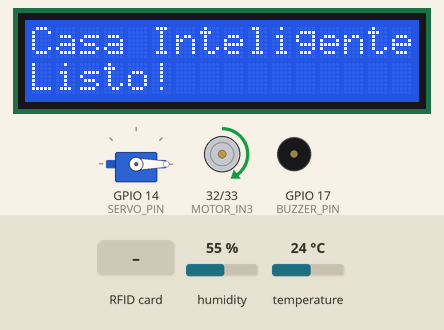
This sketch was run on a simulated ESP32. On the bench: servo, 16×2 character LCD, motor-driver pin pairs drawn as motors (green arrow = first pin HIGH = forward, orange = second pin HIGH = backward, longer = more drive, scaled by the enable pin), buzzer (waves = sounding, pin HIGH). The test bench sets the inputs (shaded band); at power-on: temperature 24 °C, humidity 55 %. WiFi joins after 1.5 s; servers stay silent unless stated; no MQTT or app messages arrive unless stated; what the sketch prints to the serial monitor is not drawn.

Above: at 2.8 s.
2.9 s: RFID card A3 F2 BC 1D held to the reader
At 4.4 s:
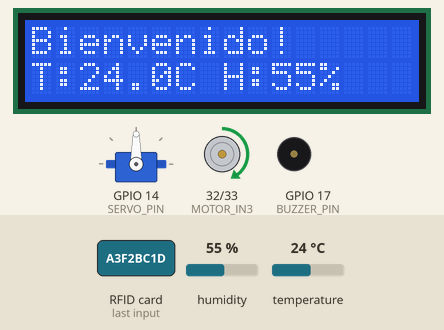
8.9 s: RFID card 5E 7A 19 C4 held to the reader
At 10.1 s:
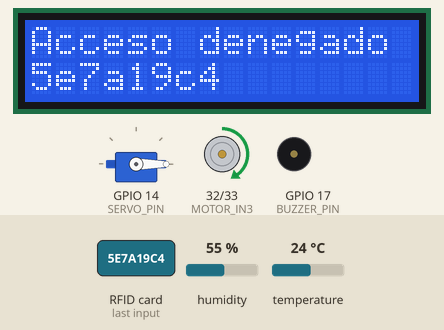
11.0 s: temperature set to 28 °C
At 12.0 s:
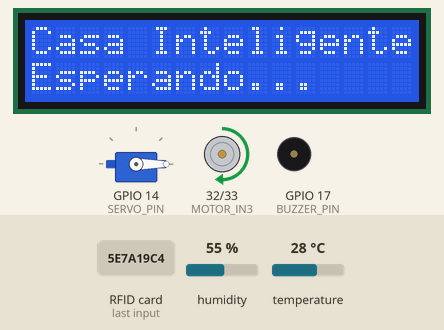
13.1 s: RFID card 73 89 6B A7 held to the reader
At 14.4 s:
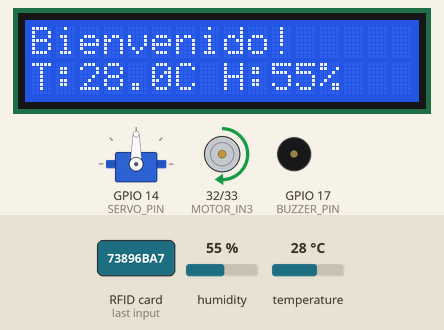
19.1 s: temperature set to 41 °C
At 22.4 s:
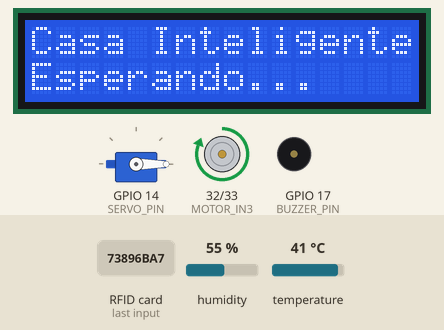
23.1 s: RFID card A3 F2 BC 1D held to the reader
At 24.7 s:
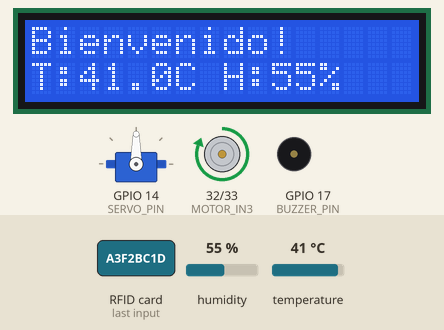
Timing chart, 0 to 28.7 s (numbered marks = the images above; inputs shaded):
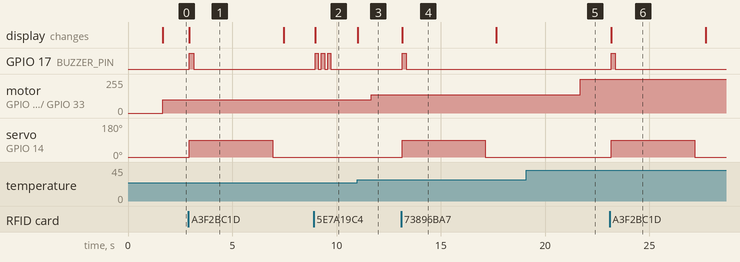

Measured:
- after the input at 2.9 s, GPIO 17 (BUZZER_PIN): LOW → HIGH after 0.05 s, → LOW 0.20 s later; servo on GPIO 14 (SERVO_PIN): 0° → 90° after 0.05 s, → 0° 4.0 s later; the display: changes after 0.05 s (image 1)
- after the input at 8.9 s, GPIO 17 (BUZZER_PIN): alternates HIGH for 0.15 s and LOW for 0.15 s, 6 changes in all, then stays LOW, starting after 0.08 s; the display: changes after 0.08 s (image 2)
- after the input at 11.0 s, motor on GPIO 32 (MOTOR_IN3) / GPIO 33 (MOTOR_IN4): forward 99/255 → forward 137/255 after 0.68 s
- after the input at 13.1 s, GPIO 17 (BUZZER_PIN): LOW → HIGH at once, → LOW 0.20 s later; servo on GPIO 14 (SERVO_PIN): 0° → 90° at once, → 0° 4.0 s later; the display: first differs from a run without the input at once (image 4)
- after the input at 19.1 s, motor on GPIO 32 (MOTOR_IN3) / GPIO 33 (MOTOR_IN4): forward 137/255 → forward 255/255 after 2.6 s
- after the input at 23.1 s, GPIO 17 (BUZZER_PIN): LOW → HIGH after 0.08 s, → LOW 0.20 s later; servo on GPIO 14 (SERVO_PIN): 0° → 90° after 0.08 s, → 0° 4.0 s later; the display: changes after 0.08 s (image 6)
- what the display in image 1 shows lasts 4.6 s, from 2.9 s to 7.5 s

The sketch:

Proyecto__v_3.ino
```cpp
#include <WiFi.h>
#include <PubSubClient.h>
#include <ArduinoJson.h>
#include <DHT.h>
#include <SPI.h>
#include <MFRC522.h>
#include <ESP32Servo.h>
#include <LiquidCrystal_I2C.h>
#include "freertos/FreeRTOS.h"
#include "freertos/task.h"
#include "freertos/semphr.h"

const char* ssid        = "JY24";
const char* password    = "juanfe24";
const char* mqtt_server = "10.106.70.64";
const int   mqtt_port   = 1883;
const char* mqtt_user   = "iot_device";
const char* mqtt_pass   = "SecurePass123!";
const char* TOPIC_CLIMA  = "casa/clima";
const char* TOPIC_ACCESO = "casa/acceso";

#define DHTPIN      16
#define DHTTYPE     DHT22
#define RST_PIN     27
#define SS_PIN      5
#define SERVO_PIN   14
#define MOTOR_ENA   15
#define MOTOR_IN3   32
#define MOTOR_IN4   33
#define BUZZER_PIN  17
#define SCK_PIN     18
#define MISO_PIN    19
#define MOSI_PIN    23
#define PWM_FREQ    5000
#define PWM_RES     8

DHT               dht(DHTPIN, DHTTYPE);
MFRC522           mfrc522(SS_PIN, RST_PIN);
Servo             miPuerta;
LiquidCrystal_I2C lcd(0x27, 16, 2);
WiFiClient        espClient;
PubSubClient      mqttClient(espClient);

SemaphoreHandle_t xMutexLCD;
SemaphoreHandle_t xMutexDHT;
QueueHandle_t     xQueueMQTT;
TaskHandle_t      hBuzzer  = NULL;
TaskHandle_t      hServo   = NULL; // ✅ Task dedicada al servo

#define NUM_USUARIOS 2
String usuariosAutorizados[NUM_USUARIOS] = {
  "a3f2bc1d",
  "73896ba7"
};

struct MQTTMessage {
  char topic[50];
  char payload[256];
};

void setup_wifi() {
  WiFi.mode(WIFI_STA);
  WiFi.begin(ssid, password);
  Serial.print("[WiFi] Conectando");
  int intentos = 0;
  while (WiFi.status() != WL_CONNECTED) {
    vTaskDelay(pdMS_TO_TICKS(500));
    Serial.print(".");
    if (++intentos > 40) ESP.restart();
  }
  Serial.println("\n[WiFi] IP: " + WiFi.localIP().toString());
}

void publicarMQTT(const char* topic, const char* payload) {
  MQTTMessage msg;
  strncpy(msg.topic,   topic,   sizeof(msg.topic)   - 1);
  strncpy(msg.payload, payload, sizeof(msg.payload) - 1);
  msg.topic[sizeof(msg.topic)   - 1] = '\0';
  msg.payload[sizeof(msg.payload) - 1] = '\0';
  xQueueSend(xQueueMQTT, &msg, portMAX_DELAY);
}

bool esAutorizado(const String& uid) {
  for (int i = 0; i < NUM_USUARIOS; i++)
    if (uid.equalsIgnoreCase(usuariosAutorizados[i])) return true;
  return false;
}

bool leerDHT(float& t, float& h) {
  if (xSemaphoreTake(xMutexDHT, pdMS_TO_TICKS(3000)) != pdTRUE) return false;
  for (int i = 0; i < 3; i++) {
    h = dht.readHumidity();
    t = dht.readTemperature();
    if (!isnan(h) && !isnan(t)) {
      xSemaphoreGive(xMutexDHT);
      return true;
    }
    vTaskDelay(pdMS_TO_TICKS(2000));
  }
  xSemaphoreGive(xMutexDHT);
  return false;
}

// ── Task: Servo dedicada en Core 0 ───────────────────────
// Recibe notificación: 1 = abrir, 0 = nada
void taskServo(void* pvParameters) {
  Serial.println("[Servo] Task lista");

  while (true) {
    // Espera señal de abrir
    ulTaskNotifyTake(pdTRUE, portMAX_DELAY);
    Serial.println("[Servo] Abriendo...");
    miPuerta.write(90);
    vTaskDelay(pdMS_TO_TICKS(4000));
    miPuerta.write(0);
    Serial.println("[Servo] Cerrado");
  }
}

// ── Task: Buzzer ─────────────────────────────────────────
void taskBuzzer(void* pvParameters) {
  pinMode(BUZZER_PIN, OUTPUT);
  digitalWrite(BUZZER_PIN, LOW);
  while (true) {
    uint32_t tipo = ulTaskNotifyTake(pdTRUE, portMAX_DELAY);
    if (tipo == 1) {
      digitalWrite(BUZZER_PIN, HIGH); vTaskDelay(pdMS_TO_TICKS(200));
      digitalWrite(BUZZER_PIN, LOW);
    } else if (tipo == 3) {
      for (int i = 0; i < 3; i++) {
        digitalWrite(BUZZER_PIN, HIGH); vTaskDelay(pdMS_TO_TICKS(150));
        digitalWrite(BUZZER_PIN, LOW);  vTaskDelay(pdMS_TO_TICKS(150));
      }
    }
  }
}

// ── Task: MQTT ───────────────────────────────────────────
void taskMQTT(void* pvParameters) {
  while (true) {
    if (WiFi.status() != WL_CONNECTED) setup_wifi();
    if (!mqttClient.connected()) {
      Serial.print("[MQTT] Conectando...");
      if (mqttClient.connect("ESP32_Casa", mqtt_user, mqtt_pass)) {
        Serial.println(" OK");
      } else {
        Serial.printf(" FALLO rc=%d\n", mqttClient.state());
        vTaskDelay(pdMS_TO_TICKS(5000));
        continue;
      }
    }
    mqttClient.loop();
    MQTTMessage msg;
    if (xQueueReceive(xQueueMQTT, &msg, 0) == pdTRUE) {
      mqttClient.publish(msg.topic, msg.payload);
      Serial.printf("[MQTT→] %s : %s\n", msg.topic, msg.payload);
    }
    vTaskDelay(pdMS_TO_TICKS(10));
  }
}

// ── Task: RFID ───────────────────────────────────────────
void taskRFID(void* pvParameters) {
  while (true) {
    if (mfrc522.PICC_IsNewCardPresent() && mfrc522.PICC_ReadCardSerial()) {

      String uid = "";
      for (byte i = 0; i < mfrc522.uid.size; i++) {
        if (mfrc522.uid.uidByte[i] < 0x10) uid += "0";
        uid += String(mfrc522.uid.uidByte[i], HEX);
      }
      Serial.println("[RFID] UID: " + uid);

      StaticJsonDocument<200> doc;
      doc["uid"] = uid;

      if (esAutorizado(uid)) {
        Serial.println("[ACCESO] Permitido");

        // ✅ Notifica a la task dedicada del servo
        if (hServo) xTaskNotify(hServo, 1, eSetValueWithOverwrite);
        if (hBuzzer) xTaskNotify(hBuzzer, 1, eSetValueWithOverwrite);

        float t = 0, h = 0;
        leerDHT(t, h);

        doc["acceso"]      = "permitido";
        doc["temperatura"] = t;
        doc["humedad"]     = h;

        if (xSemaphoreTake(xMutexLCD, pdMS_TO_TICKS(200))) {
          lcd.clear();
          lcd.setCursor(0, 0); lcd.print("Bienvenido!");
          lcd.setCursor(0, 1); lcd.printf("T:%.1fC H:%.0f%%", t, h);
          xSemaphoreGive(xMutexLCD);
        }

        vTaskDelay(pdMS_TO_TICKS(4500)); // Espera a que el servo cierre

      } else {
        Serial.println("[ACCESO] Denegado");
        doc["acceso"] = "denegado";

        if (hBuzzer) xTaskNotify(hBuzzer, 3, eSetValueWithOverwrite);

        if (xSemaphoreTake(xMutexLCD, pdMS_TO_TICKS(200))) {
          lcd.clear();
          lcd.setCursor(0, 0); lcd.print("Acceso denegado");
          lcd.setCursor(0, 1); lcd.print(uid);
          xSemaphoreGive(xMutexLCD);
        }
        vTaskDelay(pdMS_TO_TICKS(2000));
      }

      if (xSemaphoreTake(xMutexLCD, pdMS_TO_TICKS(200))) {
        lcd.clear();
        lcd.setCursor(0, 0); lcd.print("Casa Inteligente");
        lcd.setCursor(0, 1); lcd.print("Esperando...");
        xSemaphoreGive(xMutexLCD);
      }

      String payload;
      serializeJson(doc, payload);
      publicarMQTT(TOPIC_ACCESO, payload.c_str());

      mfrc522.PICC_HaltA();
      mfrc522.PCD_StopCrypto1();
    }
    vTaskDelay(pdMS_TO_TICKS(100));
  }
}

// ── Task: Clima ──────────────────────────────────────────
void taskClima(void* pvParameters) {
  float t = 0, h = 0;
  while (true) {
    if (leerDHT(t, h)) {
      int pwm = 0;
      if (t >= 20) {
        pwm = map((int)t, 20, 40, 60, 255);
        pwm = constrain(pwm, 60, 255);
      }

      if (pwm > 0) {
        digitalWrite(MOTOR_IN3, HIGH);
        digitalWrite(MOTOR_IN4, LOW);
        ledcWrite(MOTOR_ENA, pwm);
      } else {
        digitalWrite(MOTOR_IN3, LOW);
        digitalWrite(MOTOR_IN4, LOW);
        ledcWrite(MOTOR_ENA, 0);
      }

      Serial.printf("[CLIMA] T:%.1fC  H:%.0f%%  PWM:%d\n", t, h, pwm);

      StaticJsonDocument<128> doc;
      doc["temperatura"] = t;
      doc["humedad"]     = h;
      doc["pwm_motor"]   = pwm;
      String payload;
      serializeJson(doc, payload);
      publicarMQTT(TOPIC_CLIMA, payload.c_str());

    } else {
      Serial.println("[CLIMA ERROR] DHT no responde");
    }
    vTaskDelay(pdMS_TO_TICKS(5000));
  }
}

// ── Setup ────────────────────────────────────────────────
void setup() {
  Serial.begin(115200);

  pinMode(MOTOR_IN3, OUTPUT);
  pinMode(MOTOR_IN4, OUTPUT);
  digitalWrite(MOTOR_IN3, LOW);
  digitalWrite(MOTOR_IN4, LOW);
  // En setup(), ANTES de ledcAttach del motor:
  ESP32PWM::allocateTimer(0); // Timer 0 → reservado para servos
  ESP32PWM::allocateTimer(1); // Timer 1 → reservado para servos

  miPuerta.setPeriodHertz(50); // Frecuencia estándar de servo
  miPuerta.attach(SERVO_PIN, 500, 2400);
  miPuerta.write(0);

  // Motor usa timer 2 en adelante, sin conflicto
  ledcAttach(MOTOR_ENA, PWM_FREQ, PWM_RES);
  ledcWrite(MOTOR_ENA, 0);

  SPI.begin(SCK_PIN, MISO_PIN, MOSI_PIN, SS_PIN);
  mfrc522.PCD_Init();
  Serial.println("[RFID] Listo");

  dht.begin();

  lcd.init();
  lcd.backlight();
  lcd.setCursor(0, 0); lcd.print("Casa Inteligente");
  lcd.setCursor(0, 1); lcd.print("Iniciando...");

  setup_wifi();
  mqttClient.setServer(mqtt_server, mqtt_port);
  mqttClient.setBufferSize(512);

  xMutexLCD  = xSemaphoreCreateMutex();
  xMutexDHT  = xSemaphoreCreateMutex();
  xQueueMQTT = xQueueCreate(10, sizeof(MQTTMessage));

  miPuerta.attach(SERVO_PIN, 500, 2400);
  miPuerta.write(0);
  // ✅ Servo en Core 0 junto con MQTT, lejos del RFID y Clima
  xTaskCreatePinnedToCore(taskServo,  "Servo",  2048, NULL, 3, &hServo,  0);
  xTaskCreatePinnedToCore(taskMQTT,   "MQTT",   4096, NULL, 2, NULL,     0);
  xTaskCreatePinnedToCore(taskRFID,   "RFID",   4096, NULL, 1, NULL,     1);
  xTaskCreatePinnedToCore(taskClima,  "Clima",  4096, NULL, 1, NULL,     1);
  xTaskCreatePinnedToCore(taskBuzzer, "Buzzer", 2048, NULL, 1, &hBuzzer, 1);

  lcd.setCursor(0, 1); lcd.print("Listo!          ");
  Serial.println("[SETUP] OK");
}

void loop() {}
```
